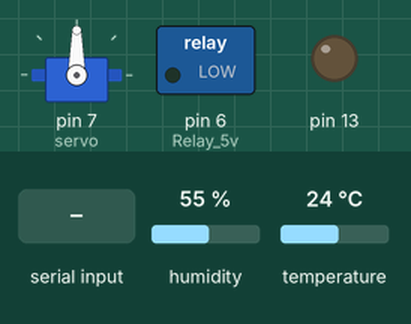
A sketch run on a simulated Arduino Uno, built with avr-gcc and run on an emulated ATmega328P. Parts: servo, switched loads named in the sketch (green lamp = pin HIGH), output pins drawn as LEDs (lit = HIGH). The inputs (shaded band) are chosen by the test bench; at power-on: humidity 55 %, temperature 24 °C. What the sketch prints to the serial monitor is not drawn.

Above: at 1.2 s.
1.3 s: "90,45\n" received over Serial
At 2.5 s:
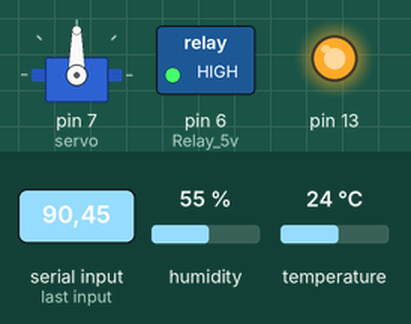
Timing chart, 0 to 50.8 s (numbered marks = the images above; inputs shaded):
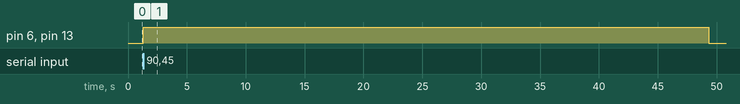

The sketch:

SmartFarm_Arduino.ino
```cpp
#include "DHT.h"
#include "Servo.h"
#define DHTPIN 2
#define DHTTYPE DHT22
#define Relay_5v 6

Servo servo;
DHT dht(DHTPIN, DHTTYPE);

float number = 0;
int value = 0;

void setup() {
  pinMode(Relay_5v, OUTPUT);
  servo.attach(7);
  pinMode(13, OUTPUT);
  randomSeed(digitalRead(2));
  Serial.begin(9600);
  dht.begin();
}

void loop() {
  float hum = dht.readHumidity();
  float temp = dht.readTemperature();
  float a = NULL;
  int t = 0;
  float goal = 80;

  if(Serial.available()) {
   a = Serial.parseInt();
   Serial.print("현재 습도: ");
   Serial.println(a);
   Serial.print("목표값: ");
   Serial.println(goal);
  }

  if(a != NULL) {
   if(a < 80) {
    while(a < 80) {
      value += 90;
      a += 0.27;
      Serial.println(a);
      delay(1000);
    }
  }

  if(a > 80) {
    while(a > 80) {
    digitalWrite(13, HIGH);
    a -= 0.08;
    digitalWrite(Relay_5v, HIGH);
    a -= 0.13;
    Serial.println(a);
    delay(1000);
    }
  }

  digitalWrite(Relay_5v, LOW);
  digitalWrite(13, LOW);

  Serial.println(a);

  Serial.print("Humidity: ");
  Serial.println(hum);
  Serial.print("Temp: ");
  Serial.println(temp);
  }
}
```

Measured:
- after the input at 1.3 s, pin 6 (Relay_5v), pin 13: LOW → HIGH at once, → LOW 48.0 s later
